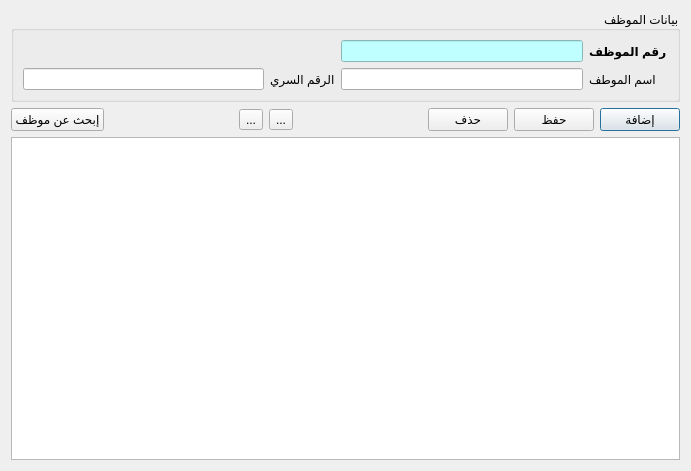
<?xml version="1.0" encoding="UTF-8"?>
<ui version="4.0">
 <class>CustomerDialog</class>
 <widget class="QDialog" name="CustomerDialog">
  <property name="geometry">
   <rect>
    <x>0</x>
    <y>0</y>
    <width>691</width>
    <height>471</height>
   </rect>
  </property>
  <property name="windowTitle">
   <string>اضافه وتعديل موظف</string>
  </property>
  <property name="windowIcon">
   <iconset resource="../resources.qrc">
    <normaloff>:/images/Administrator.png</normaloff>:/images/Administrator.png</iconset>
  </property>
  <property name="layoutDirection">
   <enum>Qt::RightToLeft</enum>
  </property>
  <layout class="QGridLayout" name="gridLayout_3">
   <item row="0" column="0">
    <widget class="QGroupBox" name="groupBox">
     <property name="title">
      <string>بيانات الموظف</string>
     </property>
     <layout class="QGridLayout" name="gridLayout_2">
      <item row="0" column="0">
       <layout class="QGridLayout" name="gridLayout">
        <item row="0" column="0">
         <widget class="QLabel" name="label">
          <property name="font">
           <font>
            <weight>75</weight>
            <bold>true</bold>
           </font>
          </property>
          <property name="text">
           <string>رقم الموظف</string>
          </property>
          <property name="alignment">
           <set>Qt::AlignRight|Qt::AlignTrailing|Qt::AlignVCenter</set>
          </property>
         </widget>
        </item>
        <item row="0" column="1">
         <widget class="QLineEdit" name="customerNoLineEdit">
          <property name="styleSheet">
           <string notr="true">background-color: rgb(192, 255, 255);</string>
          </property>
         </widget>
        </item>
        <item row="1" column="0">
         <widget class="QLabel" name="label_2">
          <property name="text">
           <string>اسم الموطف</string>
          </property>
          <property name="alignment">
           <set>Qt::AlignRight|Qt::AlignTrailing|Qt::AlignVCenter</set>
          </property>
         </widget>
        </item>
        <item row="1" column="1">
         <widget class="QLineEdit" name="usernameLineEdit"/>
        </item>
        <item row="1" column="2">
         <widget class="QLabel" name="label_9">
          <property name="text">
           <string>الرقم السري</string>
          </property>
          <property name="alignment">
           <set>Qt::AlignRight|Qt::AlignTrailing|Qt::AlignVCenter</set>
          </property>
         </widget>
        </item>
        <item row="1" column="3">
         <widget class="QLineEdit" name="passwordLineEdit"/>
        </item>
       </layout>
      </item>
     </layout>
    </widget>
   </item>
   <item row="1" column="0">
    <layout class="QHBoxLayout" name="horizontalLayout">
     <item>
      <widget class="QPushButton" name="addButton">
       <property name="toolTip">
        <string>اضافة سيارة جديدة</string>
       </property>
       <property name="text">
        <string>إضافة</string>
       </property>
       <property name="icon">
        <iconset resource="../resources.qrc">
         <normaloff>:/images/add.png</normaloff>:/images/add.png</iconset>
       </property>
       <property name="default">
        <bool>true</bool>
       </property>
      </widget>
     </item>
     <item>
      <widget class="QPushButton" name="saveButton">
       <property name="toolTip">
        <string>حفظ البيانات</string>
       </property>
       <property name="text">
        <string>حفظ</string>
       </property>
       <property name="icon">
        <iconset resource="../resources.qrc">
         <normaloff>:/images/save.png</normaloff>:/images/save.png</iconset>
       </property>
      </widget>
     </item>
     <item>
      <widget class="QPushButton" name="deleteButton">
       <property name="enabled">
        <bool>true</bool>
       </property>
       <property name="toolTip">
        <string>حذف السيارة</string>
       </property>
       <property name="text">
        <string>حذف</string>
       </property>
       <property name="icon">
        <iconset resource="../resources.qrc">
         <normaloff>:/images/cancel.png</normaloff>:/images/cancel.png</iconset>
       </property>
      </widget>
     </item>
     <item>
      <spacer name="horizontalSpacer_5">
       <property name="orientation">
        <enum>Qt::Horizontal</enum>
       </property>
       <property name="sizeHint" stdset="0">
        <size>
         <width>28</width>
         <height>20</height>
        </size>
       </property>
      </spacer>
     </item>
     <item>
      <widget class="QToolButton" name="previousButton">
       <property name="toolTip">
        <string>السابق</string>
       </property>
       <property name="text">
        <string>...</string>
       </property>
       <property name="icon">
        <iconset resource="../resources.qrc">
         <normaloff>:/images/previousbutton.png</normaloff>:/images/previousbutton.png</iconset>
       </property>
      </widget>
     </item>
     <item>
      <widget class="QToolButton" name="nextButton">
       <property name="toolTip">
        <string>التالي</string>
       </property>
       <property name="text">
        <string>...</string>
       </property>
       <property name="icon">
        <iconset resource="../resources.qrc">
         <normaloff>:/images/nextbutton.png</normaloff>:/images/nextbutton.png</iconset>
       </property>
      </widget>
     </item>
     <item>
      <spacer name="horizontalSpacer_2">
       <property name="orientation">
        <enum>Qt::Horizontal</enum>
       </property>
       <property name="sizeHint" stdset="0">
        <size>
         <width>28</width>
         <height>20</height>
        </size>
       </property>
      </spacer>
     </item>
     <item>
      <widget class="QPushButton" name="searchButton">
       <property name="toolTip">
        <string>بحث عن سيارة</string>
       </property>
       <property name="text">
        <string>إبحث عن موظف</string>
       </property>
       <property name="icon">
        <iconset resource="../resources.qrc">
         <normaloff>:/images/find.png</normaloff>:/images/find.png</iconset>
       </property>
       <property name="checkable">
        <bool>true</bool>
       </property>
      </widget>
     </item>
    </layout>
   </item>
   <item row="2" column="0">
    <widget class="QTableView" name="tableView"/>
   </item>
  </layout>
 </widget>
 <tabstops>
  <tabstop>customerNoLineEdit</tabstop>
  <tabstop>usernameLineEdit</tabstop>
  <tabstop>passwordLineEdit</tabstop>
  <tabstop>addButton</tabstop>
  <tabstop>saveButton</tabstop>
  <tabstop>deleteButton</tabstop>
  <tabstop>previousButton</tabstop>
  <tabstop>nextButton</tabstop>
  <tabstop>searchButton</tabstop>
  <tabstop>tableView</tabstop>
 </tabstops>
 <resources>
  <include location="../resources.qrc"/>
 </resources>
 <connections>
  <connection>
   <sender>searchButton</sender>
   <signal>toggled(bool)</signal>
   <receiver>tableView</receiver>
   <slot>setVisible(bool)</slot>
   <hints>
    <hint type="sourcelabel">
     <x>20</x>
     <y>146</y>
    </hint>
    <hint type="destinationlabel">
     <x>25</x>
     <y>390</y>
    </hint>
   </hints>
  </connection>
 </connections>
</ui>
